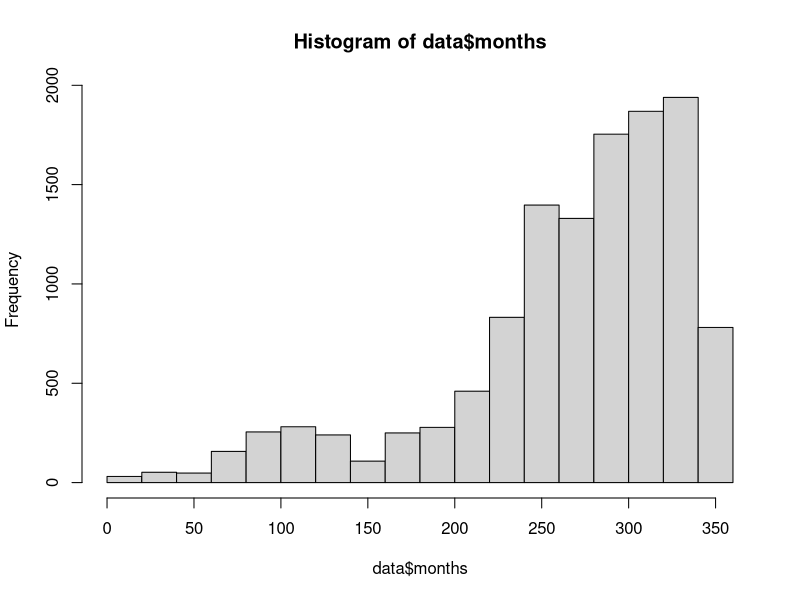
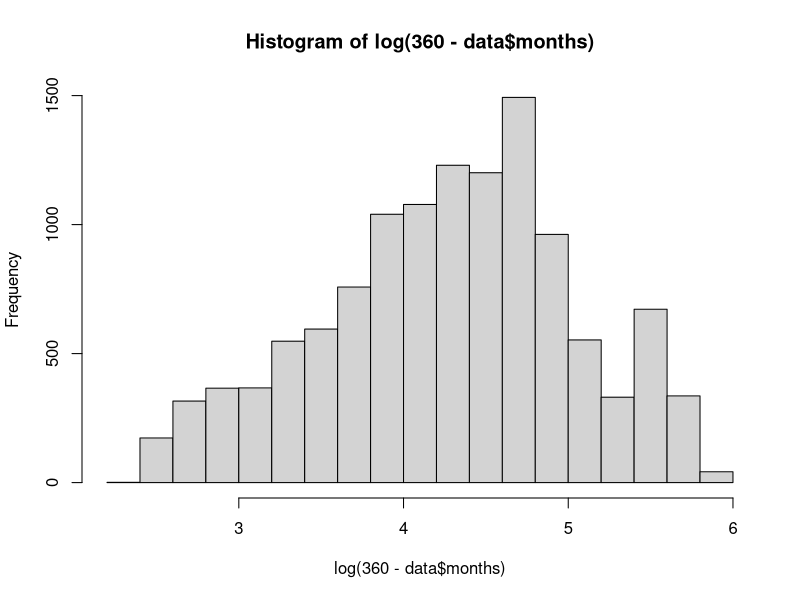
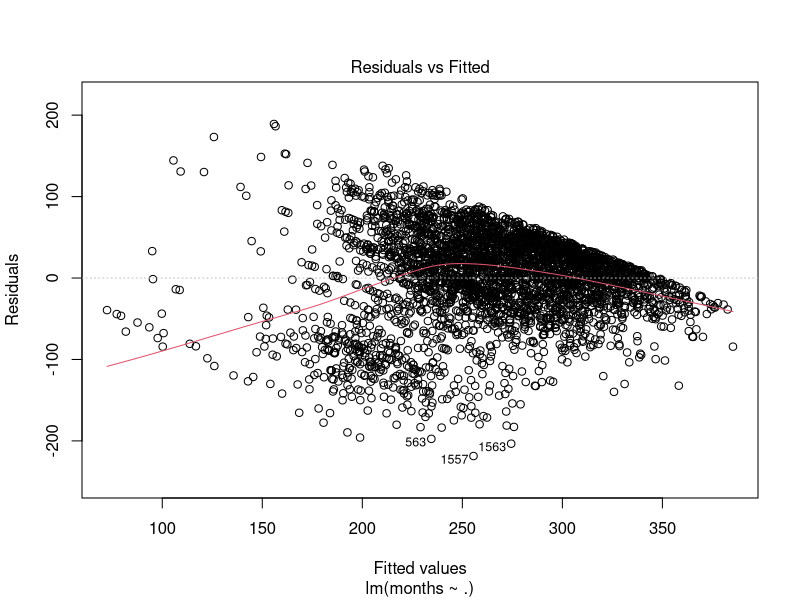
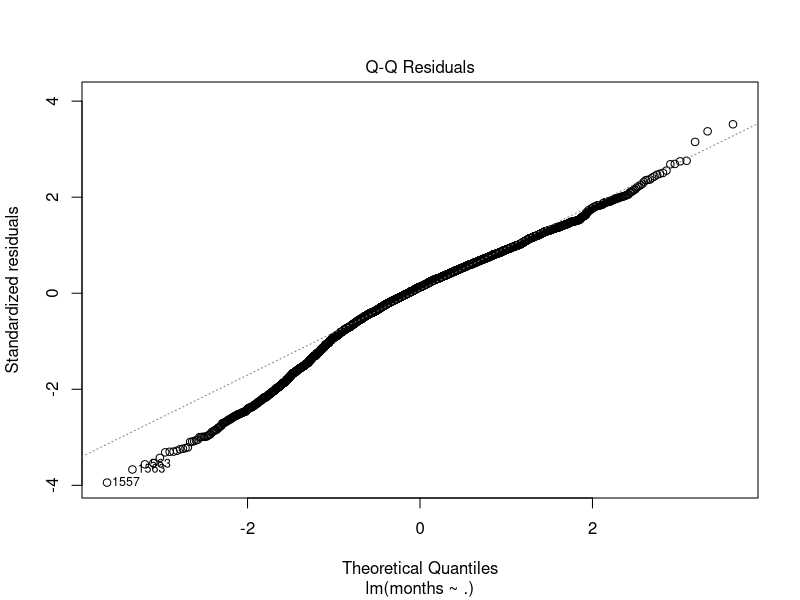
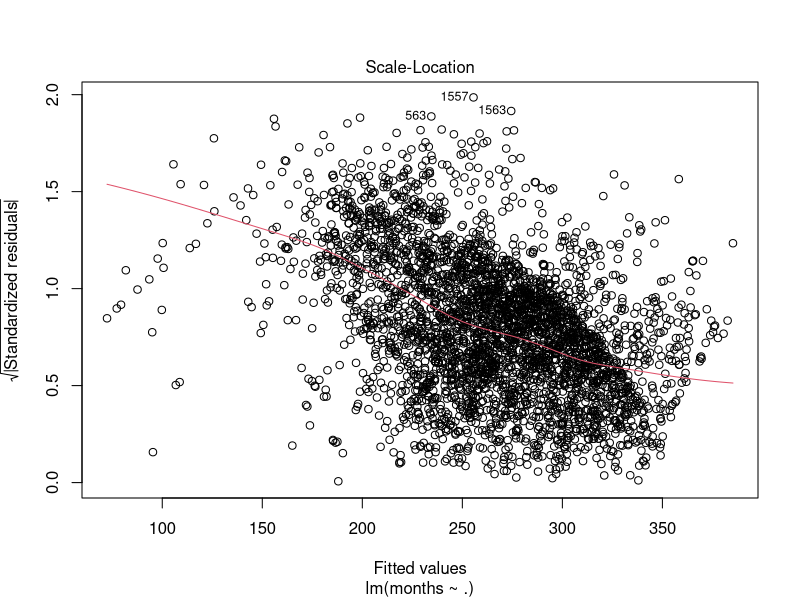
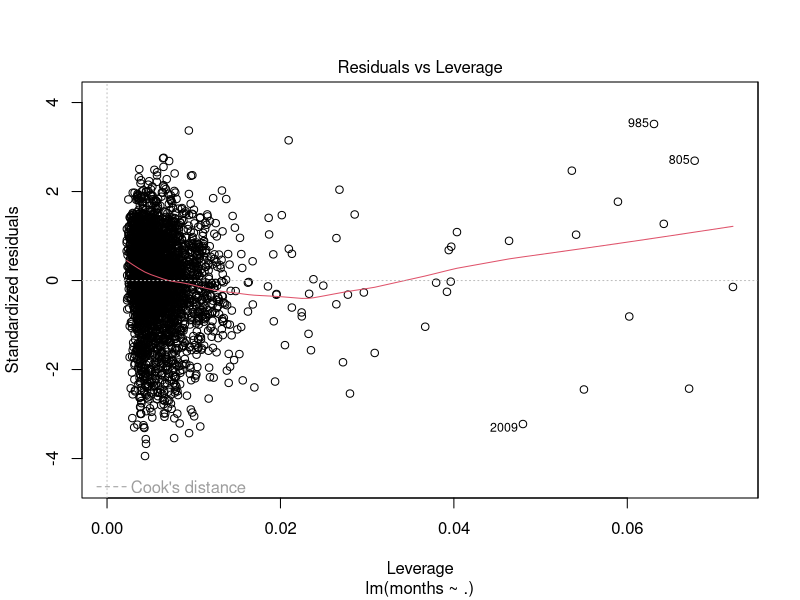
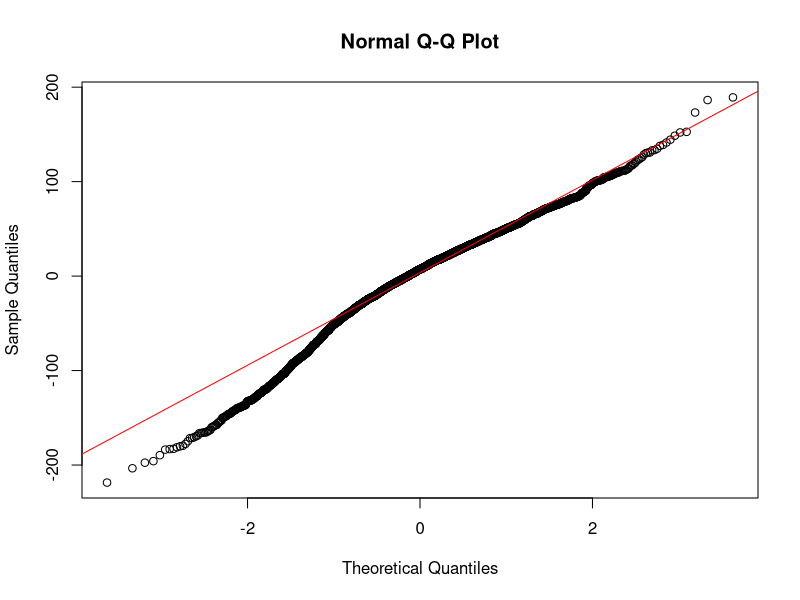

These figures' R source, in order:
## ---- chunk 1
knitr::opts_chunk$set(echo = TRUE)
library(data.table)
library(lubridate) #for working with time stamps :D
library(tidyverse)
library(ggplot2)
library(ggthemes)
library(stringr)
library(scales) #for formatting with percentage signs
library(nnet) #for multinomial regression
library(caret)
library(car) #for vif function
## ---- chunk 2
data <- fread("kpopdata.csv")
data <- mutate(data, ArtistType = as.factor(ArtistType),
               ArtistGender = as.factor(ArtistGender),
               ArtistGen = factor(ArtistGen),
               release_date = as.POSIXct(release_date, format = "%m/%d/%y"),
               key = factor(key, levels = 0:11),
               mode = as.factor(mode),
               time_signature = factor(time_signature, levels = c(1,3,4,5)))

#make month/year as continuous data in the form of number of months (~360)
ref.year = 1992 #we are using January 1992 as the reference
data$months = 12*(year(data$release_date) - ref.year) + month(data$release_date)
#View(select(data, Artist, song_name, release_date, months))
## ---- chunk 3
hist(data$months)
summary(data$months)
## ---- chunk 4
hist(log(360-data$months))
## ---- chunk 5
kpop <- select(data, months, popularity, duration, acousticness, danceability, energy, instrumentalness, key, loudness, mode, speechiness, tempo, valence)
kpop0 <- kpop %>% filter(mode == 0)%>% select(-mode)
kpop1 <- kpop %>% filter(mode == 1) %>% select(-mode)

### Kpop mode 0 train and test
smpl.size0 <- floor(0.75*nrow(kpop0))
set.seed(123)
smpl0 <- sample(nrow(kpop0), smpl.size0, replace = FALSE)
train0 <- kpop0[smpl0,]
test0 <- kpop0[-smpl0,]

### Kpop mode 1 train and test
smpl.size1 <- floor(0.75*nrow(kpop1))
set.seed(123)
smpl1 <- sample(nrow(kpop1), smpl.size1, replace = FALSE)
train1 <- kpop1[smpl1,]
test1 <- kpop1[-smpl1,]
## ---- chunk 6
ml0 <- lm(months ~. , data = train0)
summary(ml0)
## ---- chunk 7
#par(mfrow = c(4,1))
plot(ml0)
## ---- chunk 8
qqnorm(ml0$residuals)
qqline(ml0$residuals, col = "red")
## ---- chunk 9
car::vif(ml0)
